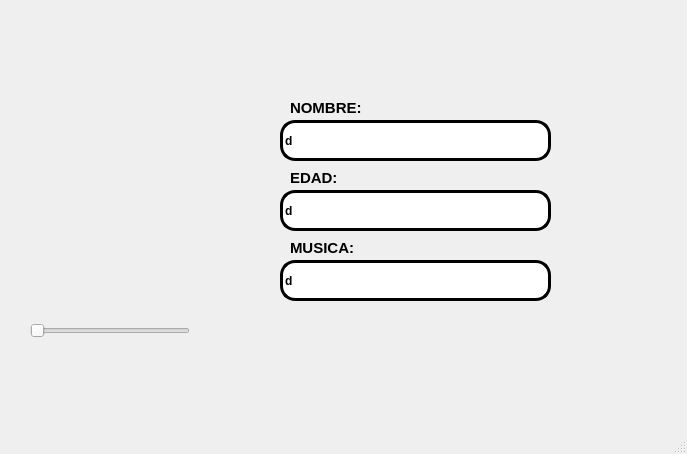
<?xml version="1.0" encoding="UTF-8"?>
<ui version="4.0">
 <class>MainWindow</class>
 <widget class="QMainWindow" name="MainWindow">
  <property name="geometry">
   <rect>
    <x>0</x>
    <y>0</y>
    <width>687</width>
    <height>454</height>
   </rect>
  </property>
  <property name="windowTitle">
   <string>MainWindow</string>
  </property>
  <widget class="QWidget" name="centralwidget">
   <widget class="QLabel" name="Imagen_Descripcion">
    <property name="geometry">
     <rect>
      <x>30</x>
      <y>100</y>
      <width>201</width>
      <height>171</height>
     </rect>
    </property>
    <property name="styleSheet">
     <string notr="true"/>
    </property>
    <property name="text">
     <string/>
    </property>
    <property name="pixmap">
     <pixmap resource="../archivos/recursos.qrc">:/Ejercicios/nata.jpg</pixmap>
    </property>
    <property name="scaledContents">
     <bool>true</bool>
    </property>
   </widget>
   <widget class="QLabel" name="label_2">
    <property name="geometry">
     <rect>
      <x>500</x>
      <y>10</y>
      <width>151</width>
      <height>81</height>
     </rect>
    </property>
    <property name="styleSheet">
     <string notr="true"/>
    </property>
    <property name="text">
     <string/>
    </property>
    <property name="pixmap">
     <pixmap resource="../archivos/recursos.qrc">:/Logos/mishi.jpg</pixmap>
    </property>
    <property name="scaledContents">
     <bool>true</bool>
    </property>
   </widget>
   <widget class="QLabel" name="label_3">
    <property name="geometry">
     <rect>
      <x>520</x>
      <y>320</y>
      <width>151</width>
      <height>91</height>
     </rect>
    </property>
    <property name="styleSheet">
     <string notr="true"/>
    </property>
    <property name="text">
     <string/>
    </property>
    <property name="pixmap">
     <pixmap resource="../archivos/recursos.qrc">:/Logos/peso.jpg</pixmap>
    </property>
    <property name="scaledContents">
     <bool>true</bool>
    </property>
   </widget>
   <widget class="QLabel" name="label_4">
    <property name="geometry">
     <rect>
      <x>290</x>
      <y>170</y>
      <width>71</width>
      <height>16</height>
     </rect>
    </property>
    <property name="font">
     <font>
      <pointsize>11</pointsize>
      <weight>75</weight>
      <bold>true</bold>
     </font>
    </property>
    <property name="text">
     <string>EDAD:</string>
    </property>
   </widget>
   <widget class="QLineEdit" name="txt_edad">
    <property name="geometry">
     <rect>
      <x>280</x>
      <y>190</y>
      <width>271</width>
      <height>41</height>
     </rect>
    </property>
    <property name="font">
     <font>
      <weight>75</weight>
      <italic>false</italic>
      <bold>true</bold>
      <underline>false</underline>
     </font>
    </property>
    <property name="styleSheet">
     <string notr="true">border: 3px solid black;
border-radius: 15px;</string>
    </property>
    <property name="text">
     <string>d</string>
    </property>
   </widget>
   <widget class="QSlider" name="SelectorImagen">
    <property name="geometry">
     <rect>
      <x>30</x>
      <y>320</y>
      <width>160</width>
      <height>22</height>
     </rect>
    </property>
    <property name="orientation">
     <enum>Qt::Horizontal</enum>
    </property>
   </widget>
   <widget class="QLabel" name="label_5">
    <property name="geometry">
     <rect>
      <x>290</x>
      <y>240</y>
      <width>71</width>
      <height>16</height>
     </rect>
    </property>
    <property name="font">
     <font>
      <pointsize>11</pointsize>
      <weight>75</weight>
      <bold>true</bold>
     </font>
    </property>
    <property name="text">
     <string>MUSICA:</string>
    </property>
   </widget>
   <widget class="QLineEdit" name="txt_musica">
    <property name="geometry">
     <rect>
      <x>280</x>
      <y>260</y>
      <width>271</width>
      <height>41</height>
     </rect>
    </property>
    <property name="font">
     <font>
      <weight>75</weight>
      <italic>false</italic>
      <bold>true</bold>
      <underline>false</underline>
     </font>
    </property>
    <property name="styleSheet">
     <string notr="true">border: 3px solid black;
border-radius: 15px;</string>
    </property>
    <property name="text">
     <string>d</string>
    </property>
   </widget>
   <widget class="QLabel" name="label_6">
    <property name="geometry">
     <rect>
      <x>290</x>
      <y>100</y>
      <width>71</width>
      <height>16</height>
     </rect>
    </property>
    <property name="font">
     <font>
      <pointsize>11</pointsize>
      <weight>75</weight>
      <bold>true</bold>
     </font>
    </property>
    <property name="text">
     <string>NOMBRE:</string>
    </property>
   </widget>
   <widget class="QLineEdit" name="txt_nombre">
    <property name="geometry">
     <rect>
      <x>280</x>
      <y>120</y>
      <width>271</width>
      <height>41</height>
     </rect>
    </property>
    <property name="font">
     <font>
      <weight>75</weight>
      <italic>false</italic>
      <bold>true</bold>
      <underline>false</underline>
     </font>
    </property>
    <property name="styleSheet">
     <string notr="true">border: 3px solid black;
border-radius: 15px;</string>
    </property>
    <property name="text">
     <string>d</string>
    </property>
   </widget>
  </widget>
  <widget class="QMenuBar" name="menubar">
   <property name="geometry">
    <rect>
     <x>0</x>
     <y>0</y>
     <width>687</width>
     <height>21</height>
    </rect>
   </property>
  </widget>
  <widget class="QStatusBar" name="statusbar"/>
 </widget>
 <resources>
  <include location="../archivos/recursos.qrc"/>
 </resources>
 <connections/>
</ui>
